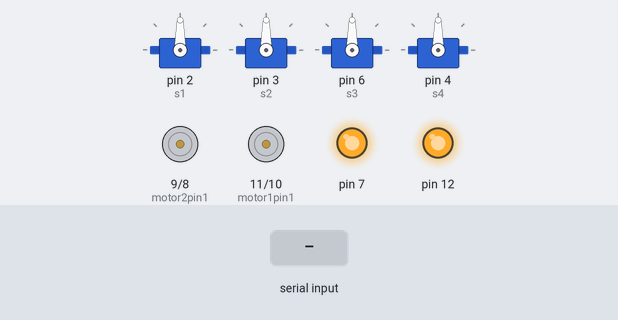
Bench run of a sketch on a simulated Arduino Uno, built with avr-gcc and run on an emulated ATmega328P. Parts: 4 × servo, motor-driver pin pairs drawn as motors (green arrow = first pin HIGH = forward, orange = second pin HIGH = backward, longer = more drive), output pins drawn as LEDs (lit = HIGH). The test bench sets the inputs (shaded band).

Above: at 1.2 s.
1.3 s: byte 70 (FORWARD) received over Serial
At 2.0 s:
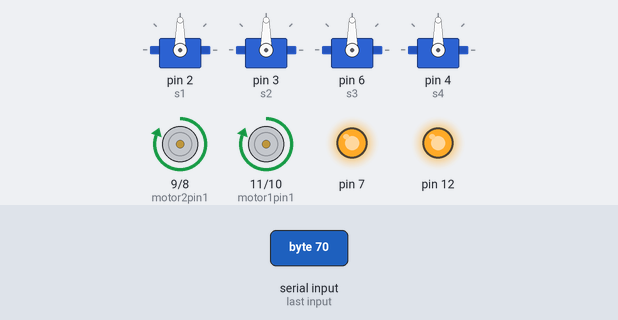
2.8 s: byte 66 (BACKWARD) received over Serial
At 3.1 s:
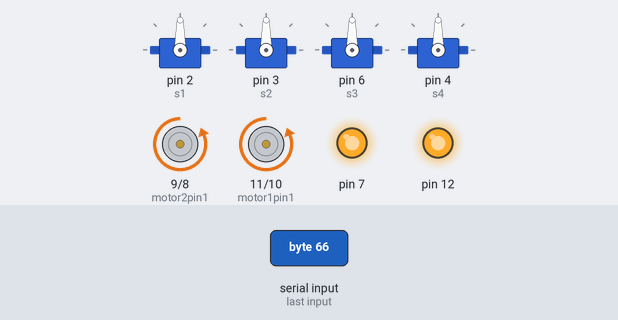
4.3 s: byte 76 (LEFT) received over Serial
At 5.5 s:
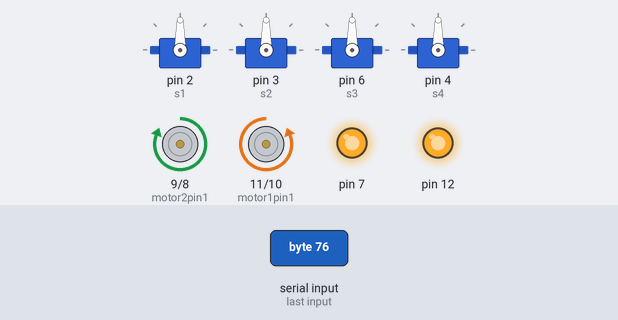
5.8 s: byte 82 (RIGHT) received over Serial
At 6.6 s:
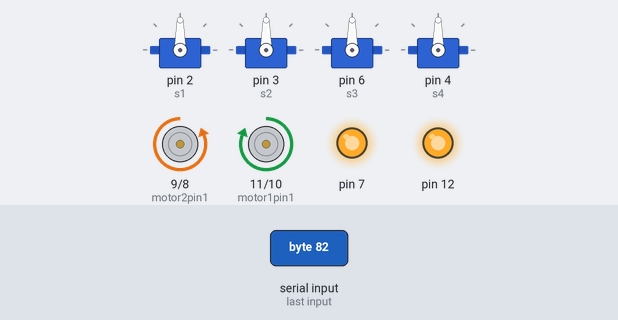
7.3 s: byte 67 (CIRCLE) received over Serial
At 7.8 s:
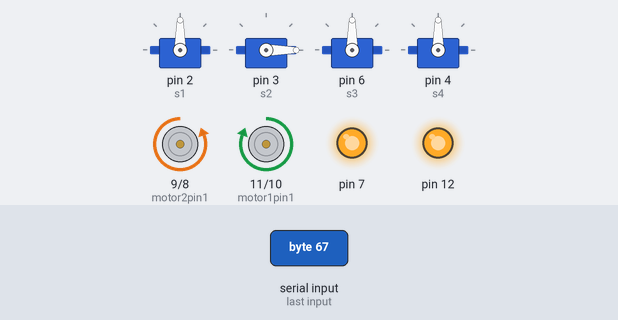
8.8 s: byte 88 (CROSS) received over Serial
At 10.1 s:
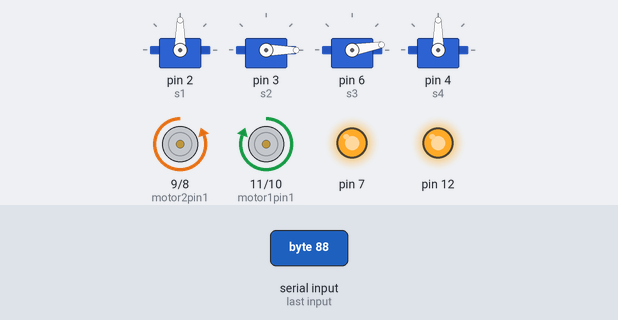
Timing chart, 0 to 11.3 s (numbered marks = the images above; inputs shaded):
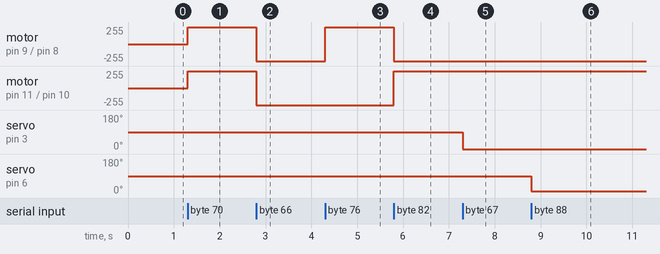

The sketch:

FinalMain.ino
```cpp
#include <Servo.h>
Servo s1;
Servo s2;                          // create servo object to control a servo
Servo s3;                          // create servo object to control a servo
Servo s4;                          // create servo object to control a servo

int posn = 0;

int motor1pin1 = 11;
int motor1pin2 = 10;

int motor2pin1 = 9;
int motor2pin2 = 8;

#define FORWARD 'F'
#define BACKWARD 'B'
#define LEFT 'L'
#define RIGHT 'R'
#define CIRCLE 'C'
#define CROSS 'X'
#define TRIANGLE 'T'
#define SQUARE 'S'
#define START 'A'
#define PAUSE 'P'

void setup() {
  Serial.begin(9600);  // Set the baud rate for serial communication
  // Initialize any other necessary setup code here
  s1.attach (2);
  s2.attach (3);
  s3.attach (6);
  s4.attach (4);

  pinMode(motor1pin1, OUTPUT);
  pinMode(motor1pin2, OUTPUT);
  pinMode(motor2pin1, OUTPUT);
  pinMode(motor2pin2, OUTPUT);

  analogWrite(12, 255);
  analogWrite(7, 255);
}

void loop() {
  if (Serial.available()) {
    char command = Serial.read();
    executeCommand(command);
  }
  // Continue with other tasks in your main loop
}

void executeCommand(char command) {
  switch (command) {
    case FORWARD:
      // Perform action for moving forward
      digitalWrite(motor1pin1,  HIGH);
      digitalWrite(motor1pin2, LOW);

      digitalWrite(motor2pin1, HIGH);
      digitalWrite(motor2pin2, LOW);
      break;
    case BACKWARD:
      // Perform action for moving backward
      digitalWrite(motor1pin1, LOW);
      digitalWrite(motor1pin2, HIGH);

      digitalWrite(motor2pin1, LOW);
      digitalWrite(motor2pin2, HIGH);
      break;
    case LEFT:
      // Perform action for turning left

      /*
      s3.write(50);
      delay(3000);
      s4.write(0);*/
      digitalWrite(motor1pin1, LOW);
      digitalWrite(motor1pin2, HIGH);
      digitalWrite(motor2pin1, HIGH);
      digitalWrite(motor2pin2, LOW);
      break;
    case RIGHT:
      // Perform action for turning right
      /*
      s3.write(50);
      delay(3000);
      s4.write(180);*/
      digitalWrite(motor1pin1, HIGH);
      digitalWrite(motor1pin2, LOW);
      digitalWrite(motor2pin1, LOW);
      digitalWrite(motor2pin2, HIGH);
      break;
    case CIRCLE:
      // Perform action for Close
      s1.write(90);
      s2.write(0);
      break;
    case CROSS:
      // Perform action for immediate stop or crossing
      s3.write(10);
      break;
    case TRIANGLE:
      // Perform action for toggling a state (e.g., LED on/off)
      s3.write(160);
      break;
    case SQUARE:
      // Perform action for Pick Up
      s1.write(0);
      s2.write(90);
      break;
    case START:
      // Perform action for starting a process or operation
      break;
    case PAUSE:
      // Perform action for pausing a process or operation
      digitalWrite(motor1pin1, LOW);
      digitalWrite(motor1pin2, LOW);

      digitalWrite(motor2pin1, LOW);
      digitalWrite(motor2pin2, LOW);
      break;
    default:
      break;
  }
}
```

Measured:
- after the input at 1.3 s, motor on pin 9 (motor2pin1) / pin 8 (motor2pin2), motor on pin 11 (motor1pin1) / pin 10 (motor1pin2): stopped → forward 255/255 at once
- after the input at 2.8 s, motor on pin 9 (motor2pin1) / pin 8 (motor2pin2), motor on pin 11 (motor1pin1) / pin 10 (motor1pin2): forward 255/255 → backward 255/255 at once
- after the input at 4.3 s, motor on pin 9 (motor2pin1) / pin 8 (motor2pin2): backward 255/255 → forward 255/255 at once
- after the input at 5.8 s, motor on pin 9 (motor2pin1) / pin 8 (motor2pin2): forward 255/255 → backward 255/255 at once; motor on pin 11 (motor1pin1) / pin 10 (motor1pin2): backward 255/255 → forward 255/255 at once
- after the input at 7.3 s, servo on pin 3 (s2): 90° → 0° at once
- after the input at 8.8 s, servo on pin 6 (s3): 90° → 10° at once
